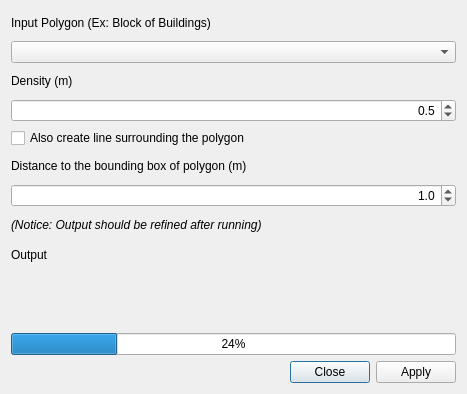
<?xml version="1.0" encoding="UTF-8"?>
<ui version="4.0">
 <class>hcmgis_centerline_form</class>
 <widget class="QDialog" name="hcmgis_centerline_form">
  <property name="windowModality">
   <enum>Qt::ApplicationModal</enum>
  </property>
  <property name="enabled">
   <bool>true</bool>
  </property>
  <property name="geometry">
   <rect>
    <x>0</x>
    <y>0</y>
    <width>467</width>
    <height>394</height>
   </rect>
  </property>
  <property name="mouseTracking">
   <bool>false</bool>
  </property>
  <property name="windowTitle">
   <string>Centerline in the gaps between polygons</string>
  </property>
  <layout class="QVBoxLayout" name="verticalLayout">
   <item>
    <layout class="QGridLayout" name="gridLayout">
     <item row="3" column="0" colspan="2">
      <widget class="QgsDoubleSpinBox" name="spinBox">
       <property name="alignment">
        <set>Qt::AlignRight|Qt::AlignTrailing|Qt::AlignVCenter</set>
       </property>
       <property name="decimals">
        <number>1</number>
       </property>
       <property name="minimum">
        <double>0.100000000000000</double>
       </property>
       <property name="maximum">
        <double>10.000000000000000</double>
       </property>
       <property name="singleStep">
        <double>0.100000000000000</double>
       </property>
       <property name="value">
        <double>0.500000000000000</double>
       </property>
      </widget>
     </item>
     <item row="5" column="0" colspan="2">
      <widget class="QLabel" name="lblsurround">
       <property name="text">
        <string>Distance to the bounding box of polygon (m)</string>
       </property>
      </widget>
     </item>
     <item row="9" column="0" colspan="2">
      <widget class="QgsFileWidget" name="output_file_name"/>
     </item>
     <item row="0" column="0" colspan="2">
      <widget class="QLabel" name="LblInput">
       <property name="text">
        <string>Input Polygon (Ex: Block of Buildings)</string>
       </property>
      </widget>
     </item>
     <item row="4" column="0" colspan="2">
      <widget class="QCheckBox" name="chksurround">
       <property name="text">
        <string>Also create line surrounding the polygon</string>
       </property>
       <property name="checked">
        <bool>false</bool>
       </property>
      </widget>
     </item>
     <item row="11" column="0" colspan="2">
      <widget class="QProgressBar" name="status">
       <property name="value">
        <number>24</number>
       </property>
      </widget>
     </item>
     <item row="1" column="0" colspan="2">
      <widget class="QgsMapLayerComboBox" name="CboInput"/>
     </item>
     <item row="8" column="0" colspan="2">
      <widget class="QLabel" name="LblOutput">
       <property name="text">
        <string>Output</string>
       </property>
      </widget>
     </item>
     <item row="7" column="0" colspan="2">
      <widget class="QLabel" name="label">
       <property name="font">
        <font>
         <weight>50</weight>
         <italic>true</italic>
         <bold>false</bold>
         <kerning>false</kerning>
        </font>
       </property>
       <property name="text">
        <string>(Notice: Output should be refined after running)</string>
       </property>
      </widget>
     </item>
     <item row="10" column="0" colspan="2">
      <widget class="QLabel" name="LblStatus">
       <property name="text">
        <string/>
       </property>
      </widget>
     </item>
     <item row="2" column="0" colspan="2">
      <widget class="QLabel" name="LblInput_2">
       <property name="text">
        <string>Density (m)</string>
       </property>
      </widget>
     </item>
     <item row="6" column="0" colspan="2">
      <widget class="QgsDoubleSpinBox" name="distance">
       <property name="alignment">
        <set>Qt::AlignRight|Qt::AlignTrailing|Qt::AlignVCenter</set>
       </property>
       <property name="decimals">
        <number>1</number>
       </property>
       <property name="minimum">
        <double>0.100000000000000</double>
       </property>
       <property name="singleStep">
        <double>0.100000000000000</double>
       </property>
       <property name="value">
        <double>1.000000000000000</double>
       </property>
      </widget>
     </item>
    </layout>
   </item>
   <item>
    <widget class="QDialogButtonBox" name="BtnApplyClose">
     <property name="standardButtons">
      <set>QDialogButtonBox::Apply|QDialogButtonBox::Close</set>
     </property>
    </widget>
   </item>
  </layout>
 </widget>
 <customwidgets>
  <customwidget>
   <class>QgsDoubleSpinBox</class>
   <extends>QDoubleSpinBox</extends>
   <header>qgsdoublespinbox.h</header>
  </customwidget>
  <customwidget>
   <class>QgsFileWidget</class>
   <extends>QWidget</extends>
   <header>qgsfilewidget.h</header>
  </customwidget>
  <customwidget>
   <class>QgsMapLayerComboBox</class>
   <extends>QComboBox</extends>
   <header>qgsmaplayercombobox.h</header>
  </customwidget>
 </customwidgets>
 <resources/>
 <connections>
  <connection>
   <sender>BtnApplyClose</sender>
   <signal>accepted()</signal>
   <receiver>hcmgis_centerline_form</receiver>
   <slot>accept()</slot>
   <hints>
    <hint type="sourcelabel">
     <x>251</x>
     <y>272</y>
    </hint>
    <hint type="destinationlabel">
     <x>169</x>
     <y>143</y>
    </hint>
   </hints>
  </connection>
  <connection>
   <sender>BtnApplyClose</sender>
   <signal>rejected()</signal>
   <receiver>hcmgis_centerline_form</receiver>
   <slot>reject()</slot>
   <hints>
    <hint type="sourcelabel">
     <x>251</x>
     <y>272</y>
    </hint>
    <hint type="destinationlabel">
     <x>169</x>
     <y>143</y>
    </hint>
   </hints>
  </connection>
 </connections>
</ui>
